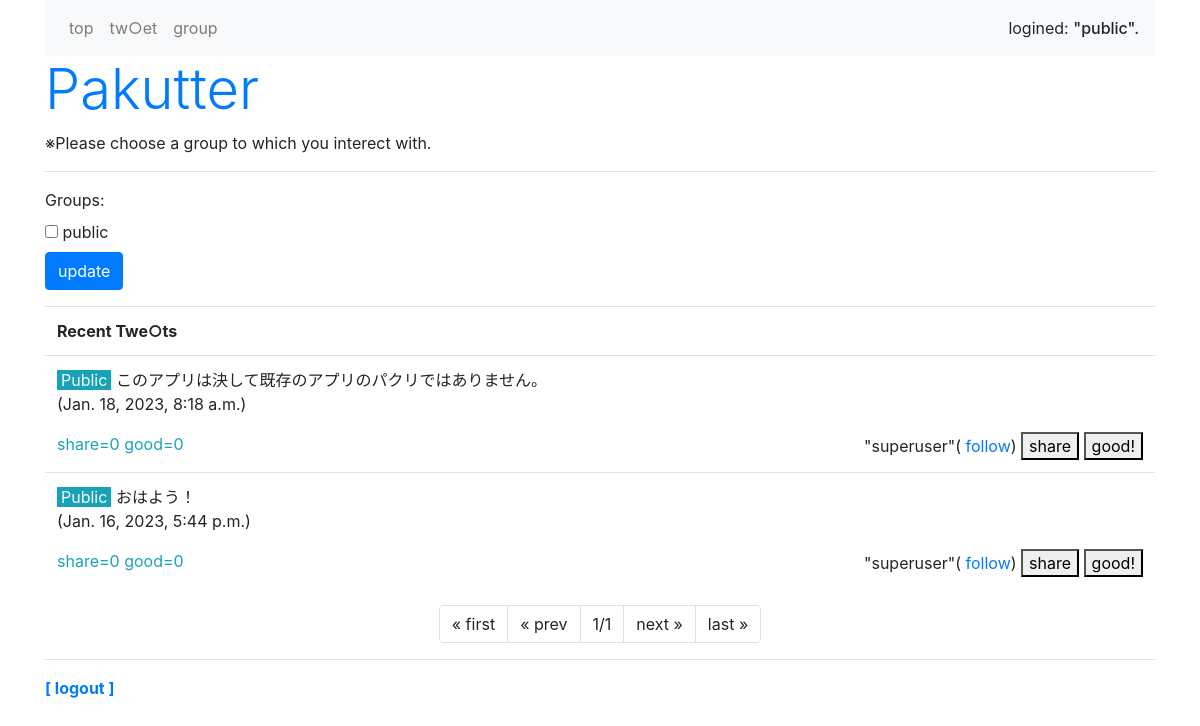
/sns/ (signed in), run on the app's committed database.
### sns/models.py (models this page shows, shortened)
class Message(models.Model):
    owner = models.ForeignKey(
        User,
        on_delete=models.CASCADE,
        related_name='message_owner'
    )
    group = models.ForeignKey('Group', on_delete=models.CASCADE)
    content = models.TextField(max_length=1000)
    share_id = models.IntegerField(default=-1)
    good_count = models.IntegerField(default=0)
    share_count = models.IntegerField(default=0)
    pub_date = models.DateTimeField(auto_now_add=True)
    class Meta:
        ordering = ('-pub_date',)

### sns/views.py (the view)
# urls.py: path('', views.index, name='index'),
@login_required(login_url='/admin/login/')
def index(request, page=1):
    (public_user, public_group) = get_public()
    if request.method == 'POST':
        checkform = GroupCheckForm(request.user, request.POST)
        glist = []
        for item in request.POST.getlist('groups'):
            glist.append(item)
        messages = get_your_group_message(request.user,
                                          glist, page)
    else:
        checkform = GroupCheckForm(request.user)
        gps = Group.objects.filter(owner=request.user)
        glist = [public_group.title]
        for item in gps:
            glist.append(item.title)
        messages = get_your_group_message(request.user, glist, page)
    params = {
        'login_user': request.user,
        'contents': messages,
        'check_form': checkform,
    }
    return render(request, 'sns/index.html', params)

### sns/forms.py
class GroupCheckForm(forms.Form):
    def __init__(self, user, *args, **kwargs):
        super(GroupCheckForm, self).__init__(*args, **kwargs)
        public = User.objects.filter(username='public').first()
        self.fields['groups'] = forms.MultipleChoiceField(
            choices=[(item.title, item.title) for item in
                     Group.objects.filter(owner__in=[user, public])],
            widget=forms.CheckboxSelectMultiple(),
        )

### sns/views.py (called while the page is built)
def get_your_group_message(owner, glist, page):
    page_num = 10  # ページあたりの表示数
    (public_user, public_group) = get_public()
    groups = Group.objects.filter(Q(owner=owner)
                                  | Q(owner=public_user)).filter(title__in=glist)
    me_friends = Friend.objects.filter(group__in=groups)
    me_users = []
    for f in me_friends:
        me_users.append(f.user)
    his_groups = Group.objects.filter(owner__in=me_users)
    his_friends = Friend.objects.filter(user=owner) \
        .filter(group__in=his_groups)
    me_groups = []
    for hf in his_friends:
        me_groups.append(hf.group)
    messages = Message.objects.filter(Q(group__in=groups)
                                      | Q(group__in=me_groups))
    page_item = Paginator(messages, page_num)
    return page_item.get_page(page)

def get_public():
    public_user = User.objects.filter(username='public').first()
    public_group = Group.objects.filter(owner=public_user).first()
    return (public_user, public_group)

### sns/templates/sns/index.html (shortened to what this page needs)
{% extends 'sns/layout.html' %}
{% block header %}
<h1 class="display-4 text-primary">Pakutter</h1>
<p>※Please choose a group to which you interect with.</p>
{% endblock %}
{% block content %}
<hr>
<div>
    <form action="{% url 'index' %}" method="post" name="group_form">
        {{check_form}}
        <div>
            <button class="btn btn-primary">update</button>
        </div>
    </form>
</div>
<table class="table mt-3">
    <tr><th>Recent Twe○ts</th></tr>
{% for item in contents %}
    <tr><td>
    <p class="my-0">
        {% if item.group.title == 'public' %}
        <span class="bg-info text-light px-1">Public</span>
        {% endif %}
        {{item.content}}</p>
    <p class=""> ({{item.pub_date}})</p>
    <span class="float-left text-info">
        share={{item.share_count}} good={{item.good_count}}
    </span>
    <span class="float-right">
        "{{item.owner}}"(<a href="{% url 'add' %}?name={{item.owner}}">
            follow</a>)
        <a href="{% url 'share' item.id %}">
            <button class="py-0">share</button></a>
        <a href="{% url 'good' item.id %}">
            <button class="py-0">good!</button></a>
    </span>
</td></tr>
{% endfor %}
</table>
<ul class="pagination justify-content-center">
    {% if contents.has_previous %}
    <li class="page-item">
        <a class="page-link" href="javascript:sendGroupForm(1);">
            &laquo; first</a>
    </li>
    <li class="page-item">
        <a class="page-link"
        href="javascript:sendGroupForm({{contents.previous_page_number}});">
            &laquo; prev</a>
    </li>
    {% else %}
    <li class="page-item">
        <a class="page-link">&laquo; first</a>
    </li>
    <li class="page-item">
        <a class="page-link">&laquo; prev</a>
    </li>
    {% endif %}
    <li class="page-item">
        <a class="page-link">
        {{contents.number}}/{{contents.paginator.num_pages}}</a>
    </li>
    {% if contents.has_next %}
    <li class="page-item">
        <a class="page-link"
        href="javascript:sendGroupForm({{contents.next_page_number }});">
            next &raquo;</a>
    </li>
    <li class="page-item">
        <a class="page-link"
        href="javascript:sendGroupForm({{contents.paginator.num_pages}});">
            last &raquo;</a>
    </li>
    {% else %}
    <li class="page-item">
        <a class="page-link">next &raquo;</a>
    </li>
    <li class="page-item">
        <a class="page-link">last &raquo;</a>
    </li>
    {% endif %}
</ul>
{% endblock %}

### sns/templates/sns/layout.html (shortened to what this page needs)
{% load static %}
<!doctype html>
<html lang="ja">
<head>
    <link rel="stylesheet"
    href="https://stackpath.bootstrapcdn.com/bootstrap/4.3.1/css/bootstrap.min.css"
>
</head>
<body class="container">
    <nav class="navbar navbar-expand navbar-light bg-light">
    <ul class="navbar-nav mr-auto">
        <li class="nav-item">
            <a class="nav-link" href="{% url 'index' %}">top</a>
        </li>
        <li class="nav-item">
            <a class="nav-link" href="{% url 'post' %}">tw○et</a>
        </li>
        <li class="nav-item">
            <a class="nav-link" href="{% url 'groups' %}">group</a>
        </li>
    </ul>
    <span>logined: <span class="h6">"{{login_user}}".</span></span>
    </nav>
    <div>{% block header %}
        {% endblock %}</div>
    <div class="content">{% block content %}
        {% endblock %}</div>
    <hr>
    <div class="my-3">
        <span class="font-weight-bold">
            <a href="/admin/logout?next=/sns/">
                [ logout ]</a></span>
    </div>
</body>
</html>

### data on the page
Message: shows "Public", content "このアプリは決して既存のアプリのパクリではありません。", pub_date "Jan. 18, 2023, 8:18 a.m.", share_count "0", good_count "0", owner "superuser"
Message: shows "Public", content "おはよう！", pub_date "Jan. 16, 2023, 5:44 p.m.", share_count "0", good_count "0", owner "superuser"

### other printed values
{{ login_user }} "public"
{{ contents.number }} "1"
{{ contents.paginator.num_pages }} "1"
